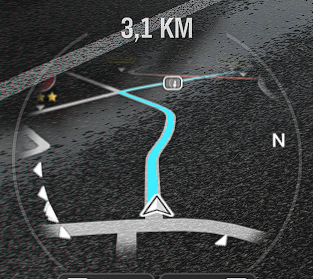
#> input picture test.png, 313 x 279 px
$ python test.py
#> lines starting #> are read from the running program, lines starting #| are printed output that depends on the picture; after the words box and inside, x2 and y2 are one past the last pixel; in counts of white or black regions, pixels touching at a corner belong together
import matplotlib.pyplot as plt
import cv2 as cv
import numpy as np
from playsound import playsound


left_hard_vertices = np.array([[130, 210], [70, 150], [80, 100], [100, 90], [65, 95], [40, 155], [60, 220], [120, 215], [130, 210]])
left_mid_vertices = np.array([[135, 205], [125, 125], [130, 90], [155, 80], [100, 90], [80, 100], [70, 150], [130, 210], [135, 205]])
left_bit_vertices = np.array([[155, 80], [145, 90], [140, 200], [135, 205], [125, 125], [130, 90], [155, 80]])
forward_vertices = np.array([[155, 80], [145, 90], [140, 200], [170, 200], [165, 90], [155, 80]])
right_hard_vertices = np.array([[310-130, 210], [310-70, 150], [310-80, 100], [310-100, 90], [310-65, 95], [310-40, 155], [310-60, 220], [310-120, 215], [310-130, 210]])
right_mid_vertices = np.array([[310-135, 205], [310-125, 125], [310-130, 90], [310-155, 80], [310-100, 90], [310-80, 100], [310-70, 150], [310-130, 210], [310-135, 205]])
right_bit_vertices = np.array([[155, 80], [310-145, 90], [310-140, 200], [310-135, 205], [310-125, 125], [310-130, 90], [310-155, 80]])
backward_vertices = np.array([[135, 220], [310-135, 220], [310-120, 240], [120, 240], [135, 220]])
u_left_vertices = np.array([[125, 225], [115, 220], [65, 225], [90, 250], [110, 245], [125, 225]])
u_right_vertices = np.array([[310-125, 225], [310-115, 220], [310-65, 225], [310-90, 250], [310-110, 245], [310-125, 225]])


img = cv.imread("test.png")
#> img is the input picture: shape (279, 313, 3); mean B, G, R 66.2, 65.8, 63.3
liste = [forward_vertices, left_bit_vertices, left_mid_vertices, left_hard_vertices, right_bit_vertices, right_hard_vertices, right_mid_vertices, backward_vertices, u_left_vertices, u_right_vertices]

for x in liste:
    y = -1
    z = -1
    for i, j in x:

        if y != -1 and z != -1:
            cv.line(img, (y, z), (i, j), (0, 0, 255), 2)

        y = i
        z = j
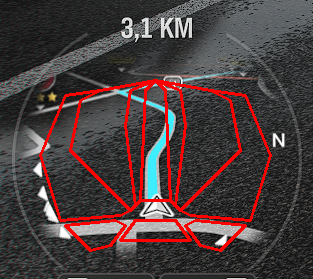
#> img: shape (279, 313, 3); 6.47% of pixels changed, all inside (x1, y1, x2, y2) = (39, 79, 272, 252)


img_2 = cv.imread("test.png")
blue_lower = np.array([180, 160, 0])
blue_upper = np.array([255, 255, 150])
u_right_mask = cv.inRange(img_2, blue_lower, blue_upper)
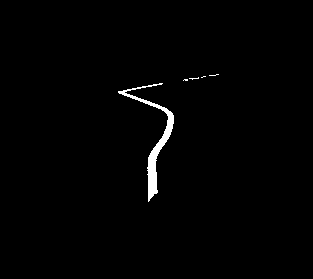
#> u_right_mask: shape (279, 313); 1.1% white; 5 white regions (4 under 20 px), largest, box (x1, y1, x2, y2) and area: (118, 83, 174, 202) 941
# conts, _ = cv.findContours(u_right_mask.copy(), cv.RETR_EXTERNAL, cv.CHAIN_APPROX_NONE)
# cv.drawContours(img, conts, -1, (255, 0, 0), 2)

while True:
    cv.imshow("image", img)
    cv.imshow("image_2", img_2)
    cv.imshow("mask", u_right_mask)
    if cv.waitKey(10) & 0xFF == ord("q"):
#> (key q is pressed here)
        break

cv.destroyAllWindows()

playsound("ses_deneme.mp3")
